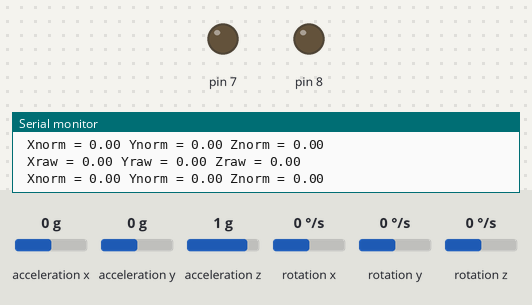
A sketch run on a simulated Arduino Uno, built with avr-gcc and run on an emulated ATmega328P. Parts: output pins drawn as LEDs (lit = HIGH), the last lines printed to the serial monitor. The inputs (shaded band) are chosen by the test bench; at power-on: rotation x 0 °/s, acceleration x 0 g, acceleration y 0 g, acceleration z 1 g, rotation y 0 °/s, rotation z 0 °/s.

Above: at 1.3 s.
1.4 s: rotation x set to 77 °/s
2.9 s: rotation x set to 84 °/s
At 4.1 s:
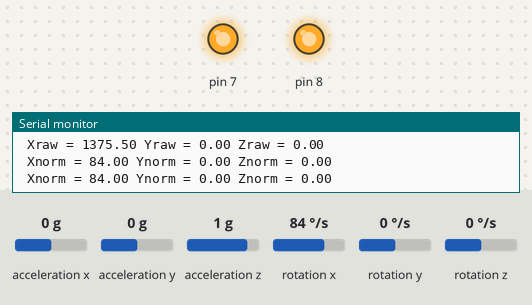
4.5 s: rotation x set to -192 °/s
At 5.8 s:
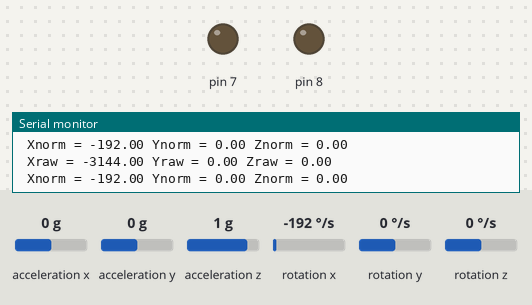
6.1 s: rotation x set to 100 °/s
At 6.5 s:
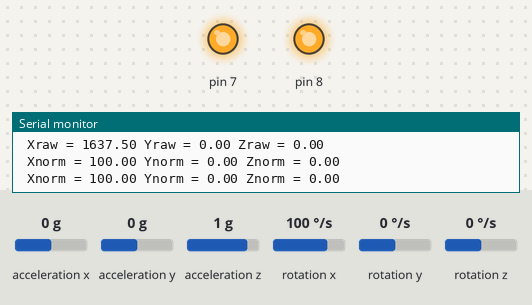
Timing chart, 0 to 8.7 s (numbered marks = the images above; inputs shaded):
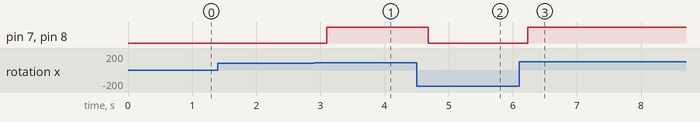

Measured:
- the behaviour switches between 80 and 81 °/s on rotation x (found by bisection; images 0 and 1)
- after the input at 2.9 s, pin 7, pin 8: LOW → HIGH after 0.20 s
- after the input at 4.5 s, pin 7, pin 8: HIGH → LOW after 0.18 s
- after the input at 6.1 s, pin 7, pin 8: LOW → HIGH after 0.13 s

The sketch:

mpu6050detectnolcd.ino
```cpp
#include <Wire.h>

#include <MPU6050.h>

#define minval -30

#define maxval 80

MPU6050 mpu;


void setup() {
  // put your setup code here, to run once:
  Serial.begin(115200);

  pinMode(7,OUTPUT);

  pinMode(8,OUTPUT);

  Serial.println("Initialize MPU6050");

    while(!mpu.begin(MPU6050_SCALE_2000DPS, MPU6050_RANGE_2G))

    { Serial.println("Could not find a valid MPU6050 sensor, check wiring!");

      delay(500);}

  mpu.setThreshold(3);

  checkSettings();

}

void checkSettings()

{

  Serial.println();

  Serial.print(" * Sleep Mode:        ");

  Serial.println(mpu.getSleepEnabled() ? "Enabled" : "Disabled");

  Serial.print(" * Clock Source:      ");

  switch(mpu.getClockSource())

  {case MPU6050_CLOCK_KEEP_RESET:     Serial.println("Stops the clock and keeps the timing generator in reset"); break;

    case MPU6050_CLOCK_EXTERNAL_19MHZ: Serial.println("PLL with external 19.2MHz reference"); break;

    case MPU6050_CLOCK_EXTERNAL_32KHZ: Serial.println("PLL with external 32.768kHz reference"); break;

    case MPU6050_CLOCK_PLL_ZGYRO:      Serial.println("PLL with Z axis gyroscope reference"); break;

    case MPU6050_CLOCK_PLL_YGYRO:      Serial.println("PLL with Y axis gyroscope reference"); break;

    case MPU6050_CLOCK_PLL_XGYRO:      Serial.println("PLL with X axis gyroscope reference"); break;

    case MPU6050_CLOCK_INTERNAL_8MHZ:  Serial.println("Internal 8MHz oscillator"); break;

  }

  Serial.print(" * Gyroscope:         ");

  switch(mpu.getScale())

  {case MPU6050_SCALE_2000DPS:        Serial.println("2000 dps"); break;

    case MPU6050_SCALE_1000DPS:        Serial.println("1000 dps"); break;

    case MPU6050_SCALE_500DPS:         Serial.println("500 dps"); break;

    case MPU6050_SCALE_250DPS:         Serial.println("250 dps"); break;}

  Serial.print(" * Gyroscope offsets: ");

  Serial.print(mpu.getGyroOffsetX()); Serial.print(" / ");

  Serial.print(mpu.getGyroOffsetY()); Serial.print(" / ");

  Serial.println(mpu.getGyroOffsetZ()); Serial.println();

 }

void loop() {
  // put your main code here, to run repeatedly:
  delay(500);
  Vector rawGyro = mpu.readRawGyro();

  Vector normGyro = mpu.readNormalizeGyro();

  Serial.print(" Xraw = ");    Serial.print(rawGyro.XAxis);

  Serial.print(" Yraw = ");    Serial.print(rawGyro.YAxis);

  Serial.print(" Zraw = ");    Serial.println(rawGyro.ZAxis);

  if(normGyro.XAxis > maxval || normGyro.XAxis < minval && normGyro.YAxis > maxval || normGyro.YAxis  < minval && normGyro.ZAxis > maxval || normGyro.ZAxis  < minval)

  { digitalWrite(7,HIGH);    digitalWrite(8,HIGH);

    Serial.print(" Xnorm = ");   Serial.print(normGyro.XAxis);

    Serial.print(" Ynorm = ");   Serial.print(normGyro.YAxis);

    Serial.print(" Znorm = ");   Serial.println(normGyro.ZAxis);

    //digitalWrite(7,HIGH);    digitalWrite(8,HIGH);

    delay(10);

//    digitalWrite(7,LOW);    digitalWrite(8,LOW);
    }

   else{
    digitalWrite(7,LOW);

    digitalWrite(8,LOW);}

    Serial.print(" Xnorm = ");   Serial.print(normGyro.XAxis);

    Serial.print(" Ynorm = ");   Serial.print(normGyro.YAxis);

    Serial.print(" Znorm = ");   Serial.println(normGyro.ZAxis);

    delay(10);
}
```
